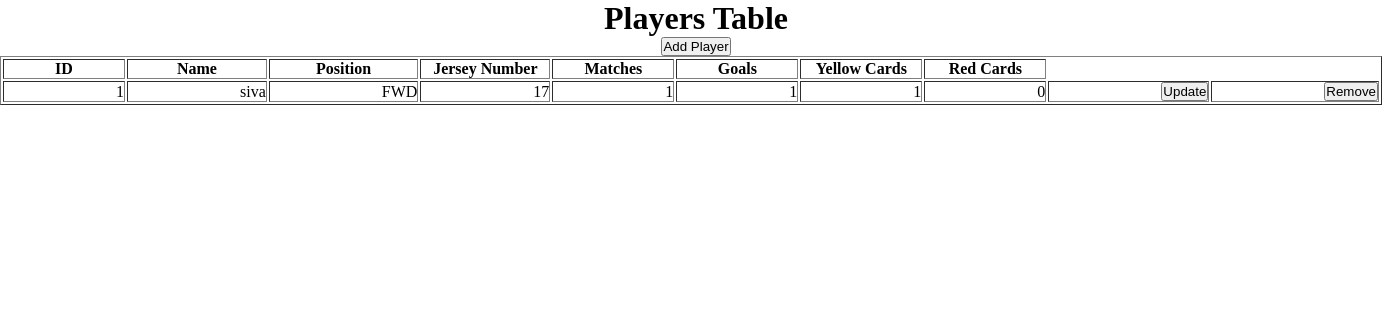
The page /player/ on the database its author committed.
### app1/models.py (models this page shows, shortened)
class Players(models.Model):
    name = models.CharField(max_length=30)
    position = models.CharField(max_length=20,choices= [
        ('GK', 'Goalkeeper'),
        ('DEF', 'Defender'),
        ('MID', 'Midfielder'),
        ('FWD', 'Forward'),
    ])
    jersey_no = models.IntegerField()
    mathch = models.IntegerField()
    goal = models.IntegerField()
    yellowcard = models.IntegerField()
    redcard = models.IntegerField()

### app1/views.py (the view)
# urls.py: path('player/', views.player, name='player'),
def player(request):
    pl=Players.objects.all()
    return render(request,'player.html',{'pl':pl})

### app1/templates/player.html (shortened to what this page needs)
{% extends 'index.html'%}
{% block content%}
<!DOCTYPE html>
<html lang="en">
<head>
</head>
<body>
    <h1>Players Table</h1>
    <a href="{% url 'add' %}"><button>Add Player</button></a>
    <table border="1">
        <thead>
            <th>ID</th>
            <th>Name</th>
            <th>Position</th>
            <th>Jersey Number</th>
            <th>Matches</th>
            <th>Goals</th>
            <th>Yellow Cards</th>
            <th>Red Cards</th>
        </thead>
        {% for x in pl%}
        <tr>
           <td>{{x.id}}</td>
           <td>{{x.name}}</td>
           <td>{{x.position}}</td>
           <td>{{x.jersey_no}}</td>
           <td>{{x.mathch}}</td>
           <td>{{x.goal}}</td>
           <td>{{x.yellowcard}}</td>
           <td>{{x.redcard}}</td>
            <td>
                <a href="{% url 'update' x.id%}"><button>Update</button></a>
            </td>
            <td>
                <a href="{% url 'remove' x.id%}"><button>Remove</button></a>
            </td>
        </tr>
        {% endfor%}
    </table>
</body>
</html>
{% endblock%}

### app1/static/CSS/index.css (style rules this page uses)
* { margin: 0; padding: 0; text-align: center; scroll-behavior: smooth; }
.footer-table th,td { text-align: left; padding-left: 7rem; }

### rows shown on the page
Players: id "1", name "siva", position "FWD", jersey_no "17", mathch "1", goal "1", yellowcard "1", redcard "0"
